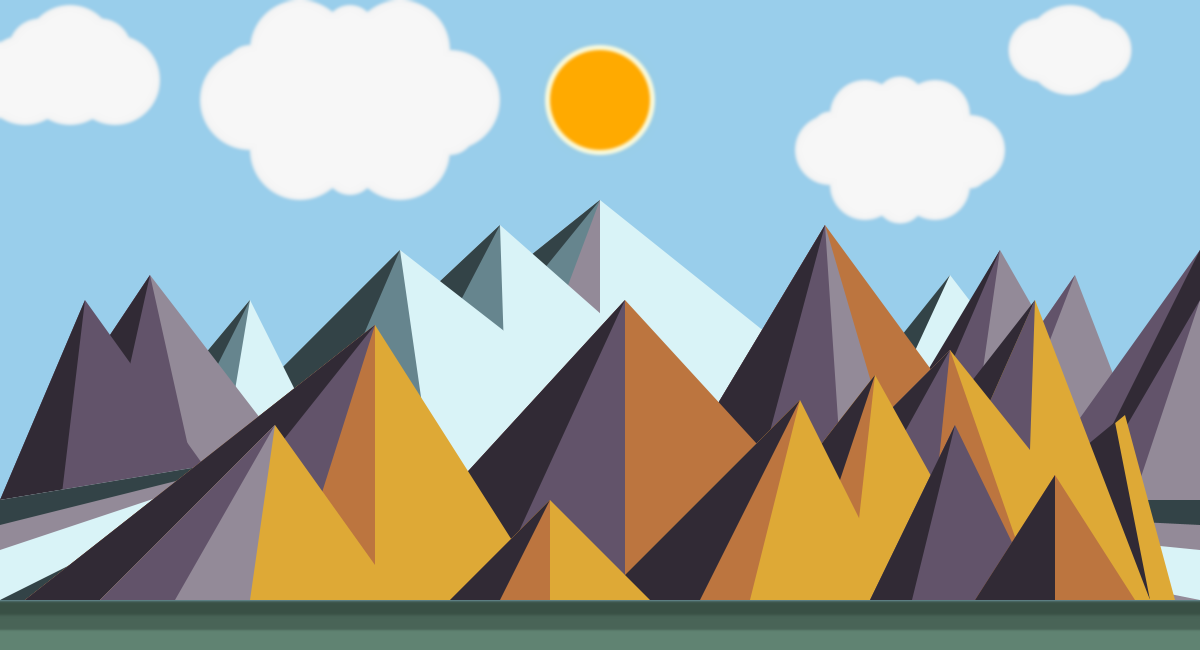
Frame 1 (no input)
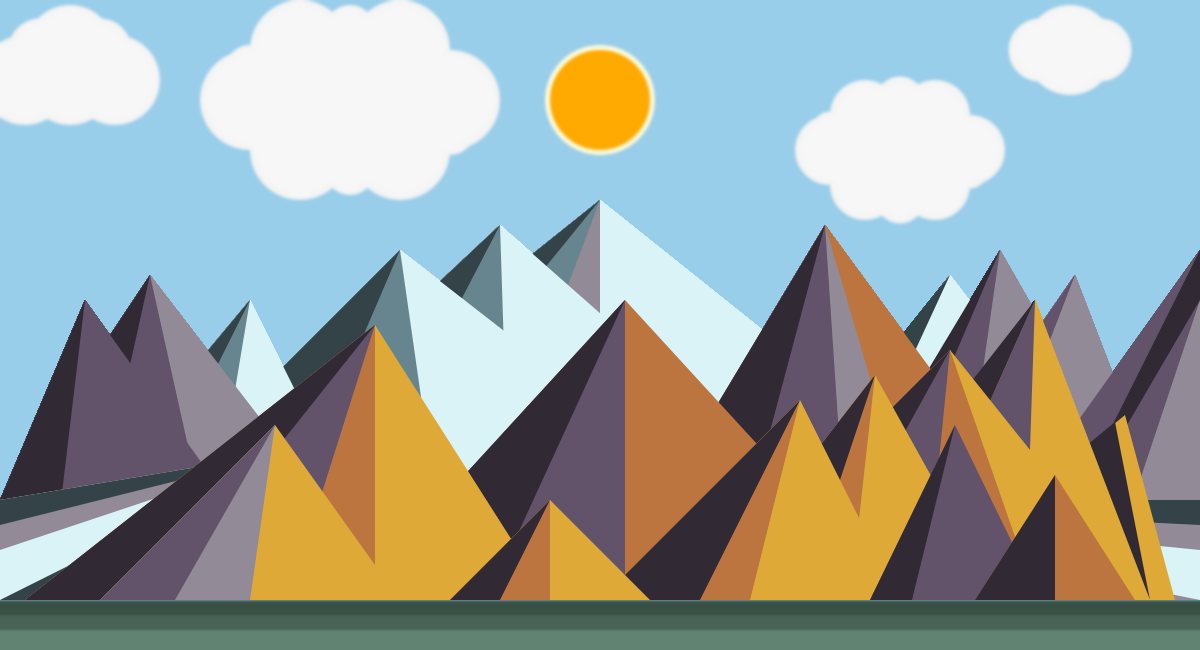
Frame 60 (the mouse pressed at the canvas centre just before this capture)
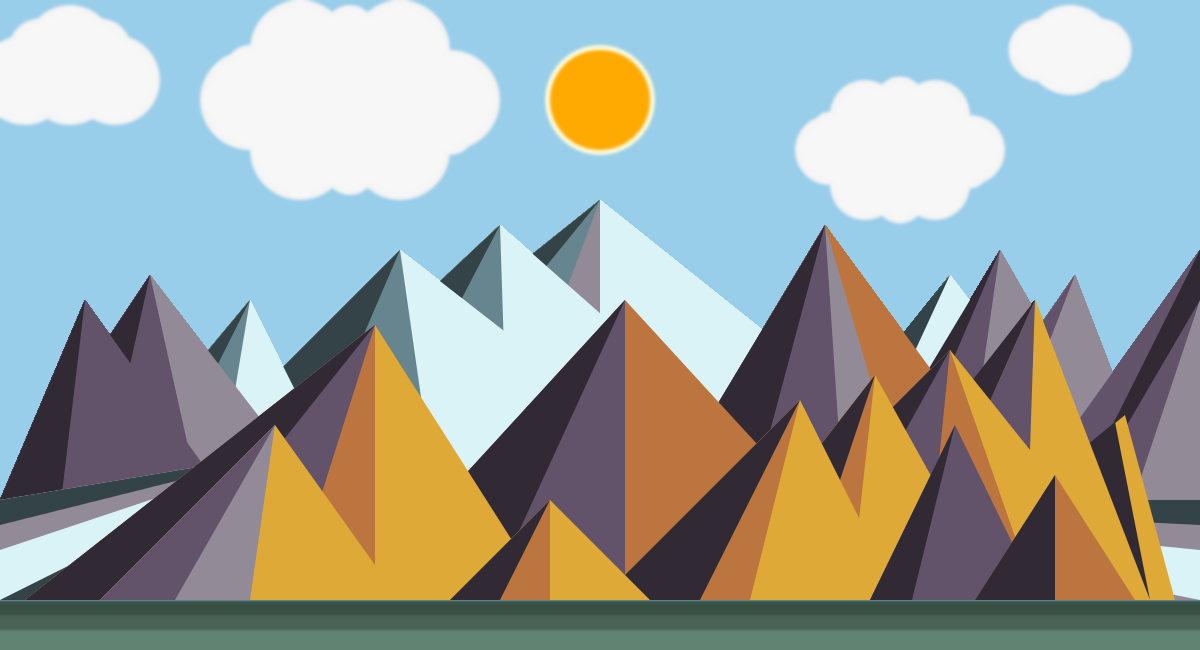
Frame 120 (the mouse held since frame 60 and released just before this capture)

The Processing sketch that drew these frames (run headless with seeded random() and noise(); from frame 60 on, the mouse is pressed at the canvas centre):

// Processing sketch: Landscape_View
// ── Landscape_View.pde
//EE552 HW Create Beautiful Graphics
//Weitai Wen
//
//Based on Sketch "Landscape Drawing" By Ashley Hall
//https://www.openprocessing.org/sketch/401843
//


void setup() {
  size(1200, 650);
  background(153,206,235);
  
//sun
  fill(255,255,224);
  noStroke();
  ellipse(600,100,110,110);  
  fill(255,170,0);
  noStroke();
  ellipse(600,100,100,100);
  

//cloud left
  fill(247,247,247);
  int sx = 70, sy = 50, sr = 90;
  ellipse(sx, sy, sr, sr);
  ellipse(sx - sr/3, sy, 0.7 * sr, 0.7 * sr);
  ellipse(sx + sr/3, sy, 0.7 * sr, 0.7 * sr);
  ellipse(sx - sr/3, sy * 1.6, 0.5 * sr, 0.5 * sr);
  ellipse(sx + sr/3, sy * 1.6, 0.5 * sr, 0.5 * sr);
  ellipse(sx - sr/2, sy * 1.6, sr, sr);
  ellipse(sx + sr/2, sy * 1.6, sr, sr);
  ellipse(sx , sy * 1.6, sr, sr);
  ellipse(sx, sy * 0.7 , 0.4 * sr, 0.4 * sr);
  
  int x = 350, y = 100 , r = 100;
  fill(247,247,247);
  ellipse(x, y, r, r);
  ellipse(x-r, y, r, r);
  ellipse(x+r, y, r, r);
  ellipse(x+r/2, y-r/2, r, r);
  ellipse(x-r/2, y-r/2, r, r);
  ellipse(x-r/2, y+r/2, r, r);
  ellipse(x+r/2, y+r/2, r, r);
  ellipse(x, y-0.7*r, r/2, r/2);
  ellipse(x, y+0.7*r, r/2, r/2);
  ellipse(x-r, y-0.3*r, r/2, r/2);
  ellipse(x+r, y+0.3*r, r/2, r/2);
  
//cloud right 
  int x2 = 900, y2 = 150, r2= 70;
  fill(247,247,247);
  ellipse(x2, y2, r2, r2);
  ellipse(x2-r2, y2, r2, r2);
  ellipse(x2+r2, y2, r2, r2);
  ellipse(x2+r2/2, y2-r2/2, r2, r2);
  ellipse(x2-r2/2, y2-r2/2, r2, r2);
  ellipse(x2-r2/2, y2+r2/2, r2, r2);
  ellipse(x2+r2/2, y2+r2/2, r2, r2);
  ellipse(x2, y2-0.7*r2, 0.7 * r2, 0.7 * r2);
  ellipse(x2, y2+0.7*r2, 0.7 *r2, 0.7 * r2);
  ellipse(x2-r2, y2-0.3*r2, r2/2, r2/2);
  ellipse(x2+r2, y2+0.3*r2, r2/2, r2/2);
  
  fill(247,247,247);
  int sx2 = 1070, sy2 = 50, sr2 = 90;
  ellipse(sx2, sy2, sr2, sr2);
  ellipse(sx2 - sr2/3, sy2, 0.7 * sr2, 0.7 * sr2);
  ellipse(sx2 + sr2/3, sy2, 0.7 * sr2, 0.7 * sr2);

//ground
  fill(57, 80, 69);
  noStroke();
  rect(0, 600, 1200, 50);
  filter(BLUR,1);

  fill(73, 100, 87);
  noStroke();
  rect(0, 615, 1200, 45);
  filter(BLUR,1);

  fill(96, 131, 114);
  noStroke();
  rect(0, 630, 1200, 20);
  filter(BLUR,1);
  
}

void draw() {
  
 //whiteMountain1
  fill(217, 243, 247);
  noStroke();
  triangle(600, 200, 100, 600, 1100, 600);
  //shadows
  fill(147,138,152);
  noStroke();
  triangle(600,200,100,600,600,600);
  fill(102, 133, 142);
  noStroke();
  triangle(600, 200, 100, 600, 450, 600);
  fill(51, 67, 71);
  noStroke();
  triangle(600, 200,100, 600, 275, 600);

//whiteMountain2 
  fill(217, 243, 247);
  noStroke();
  triangle(500, 225, 100, 600, 925, 600);
  //shadows
  fill(102, 133, 142);
  noStroke();
  triangle(500, 225, 100, 600, 512, 600);
  fill(51, 67, 71);
  noStroke();
  triangle(500, 225, 100, 600, 305, 600);
  
//whiteMountain3
  fill(217, 243, 247);
  noStroke();
  triangle(400, 250, 50, 600, 850, 600);
  //shadows
  fill(102, 133, 142);
  noStroke();
  triangle(400, 250, 50, 600, 450, 600);
  fill(51, 67, 71);
  noStroke();
  triangle(400, 250, 50, 600, 250, 600);

//leftWhiteMountain
  fill(217, 243, 247);
  noStroke();
  triangle(250, 300, 0, 600, 400, 600);
  fill(102, 133, 142);
  noStroke();
  triangle(250, 300, 0, 600, 200, 600);
  fill(51, 67, 71);
  noStroke();
  triangle(250, 300, 0, 600, 100, 600);

  //rightWhiteMountain 
  fill(217, 243, 247);
  noStroke();
  triangle(950, 275, 700, 600, 1200, 600);
  fill(51, 67, 71);
  noStroke();
  triangle(950,275, 690, 600, 800, 600);
  
//leftPurpleMountains 
    fill(147,138,152);
  noStroke();
  triangle(150,275,0,500,400,600);
  fill(98,83,106);
  noStroke();
  triangle(150,275,0,500,200,500);
  fill(49,42,53);
  noStroke();
  triangle(150,275,0,500,100,500);
  
  fill(98,83,106);
  noStroke();
  triangle(85,300,0,500,300,600);
  fill(49,42,53);
  noStroke();
  triangle(85,300,0,500,60,510);

//rightPurpleMountains(left-right)
  fill(147,138,152);
  noStroke();
  triangle(1000,250,800,600,1200,600);
  fill(98,83,106);
  noStroke();
  triangle(1000,250,800,600,950,600);
  fill(49,42,53);
  noStroke();
  triangle(1000,250,790,600,850,600);
  
  fill(147,138,152);
  noStroke();
  triangle(1075,275,850,600,1200,600);
  fill(98,83,106);
  noStroke();
  triangle(1075,275,850,600,950,600);
  
  fill(98,83,106);
  noStroke();
  triangle(1200,250,950,600,1200,600);
  fill(147,138,152);
  noStroke();
  triangle(1200,300,1100,600,1200,600);
  fill(49,42,53);
  noStroke();
  triangle(1200,250,1200,300,1025,600);
  
//orangeMountains
  fill(188,117,63);
  noStroke();
  triangle(825,225,600,600,1100,600);
  fill(147,138,152);
  noStroke();
  triangle(825,225,600,600,935,600);
  fill(98,83,106);
  noStroke();
  triangle(825,225,600,600,850,600);
  fill(49,42,53);
  noStroke();
  triangle(825,225,600,600,725,600);

  fill(188,117,63);
  noStroke();
  triangle(625,300,350,600,900,600);
  fill(98,83,106);
  noStroke();
  triangle(625,300,350,600,625,600);
  fill(49,42,53);
  noStroke();
  triangle(625,300,350,600,487.5,600);
  
//closerLeftWhiteMountains 
  fill(217, 243, 247);
  noStroke();
  triangle(0,500,0,600,300,450);
  fill(147,138,152);
  noStroke();
  triangle(0,500,0,550,300,450);
  fill(51, 67, 71);
  noStroke();
  triangle(0,500,0,525,300,450);
  
//closerRightWhiteMountain
  fill(217, 243, 247);
  noStroke();
  triangle(1200,500,1200,600,700,500);
  fill(147,138,152);
  noStroke();
  triangle(1200,500,1200,550,700,500);
  fill(51, 67, 71);
  noStroke();
  triangle(1200,500,1200,525,700,500);
  
//RightYellowMountain (right-left)
  fill(222,169,54);
  noStroke();
  triangle(1125,415,900,600,1175,600);
  //purpleShadow
  fill(49,42,53);
  noStroke();
  triangle(1075,455,1115,422,1150,600);

  //tallestYellow
  fill(222,169,54);
  noStroke();
  triangle(1035,300,900,600,1150,600);
  //purpleShadows
  fill(98,83,106);
  noStroke();
  triangle(1035,300,1025,600,975,435);
  fill(49,42,53);
  noStroke();
  triangle(1035,300,975,435,937.5,425);

  fill(222,169,54);
  noStroke();
  triangle(950,350,700,600,1150,600);
  //orangeShadow
  fill(188,117,63);
  noStroke();
  triangle(950,350,700,600,1037,600);
  //purpleShadows
  fill(98,83,106);
  noStroke();
  triangle(950,350,700,600,925,600);
  fill(49,42,53);
  noStroke();
  triangle(950,350,700,600,812,600);
  
  fill(222,169,54);
  noStroke();
  triangle(875,375,700,600,1000,600);
  //orangeShadow
  fill(188,117,63);
  noStroke();
  triangle(875,375,700,600,850,600);
  //purpleShadow
  fill(49,42,53);
  noStroke();
  triangle(875,375,700,600,800,600);
  
  fill(222,169,54);
  noStroke();
  triangle(800,400,600,600,900,600);
  //orangeShadow
  fill(188,117,63);
  noStroke();
  triangle(800,400,600,600,750,600);
  //purpleShadow
  fill(49,42,53);
  noStroke();
  triangle(800,400,600,600,700,600);

//leftYellowMountains 
  fill(222,169,54);
  noStroke();
  triangle(375,325,25,600,550,600);
  //orangeShadow
  fill(188,117,63);
  noStroke();
  triangle(375,325,25,600,375,600);
  //purpleShadows
  fill(98,83,106);
  noStroke();
  triangle(375,325,25,600,288,600);
  fill(49,42,53);
  noStroke();
  triangle(375,325,25,600,156,600);
  
  fill(222,169,54);
  noStroke();
  triangle(275,425,100,600,400,600);
  //purpleShadows
  fill(147,138,152);
  noStroke();
  triangle(275,425,100,600,250,600);
  fill(98,83,106);
  noStroke();
  triangle(275,425,100,600,175,600);
 
 //orangleYellowSmallMountains
   //smallYellow
   fill(222,169,54);
   noStroke();
   triangle(550,500,450,600,650,600);
   //orangeShadow
   fill(188,117,63);
   noStroke();
   triangle(550,500,450,600,550,600);
   //purpleShadow
   fill(49,42,53);
   noStroke();
   triangle(550,500,450,600,500,600);
   
   //smallPurple
   fill(98,83,106);
   noStroke();
   triangle(955,425,870,600,1040,600);
   //purpleshadow
   fill(49,42,53);
   noStroke();
   triangle(955,425,870,600,912,600);
   
   //smallOrange
   fill(188,117,63);
   noStroke();
   triangle(1055,475,975,600,1135,600);
   //purpleShadow
   fill(49,42,53);
   noStroke();
   triangle(1055,475,975,600,1055,600);
}
